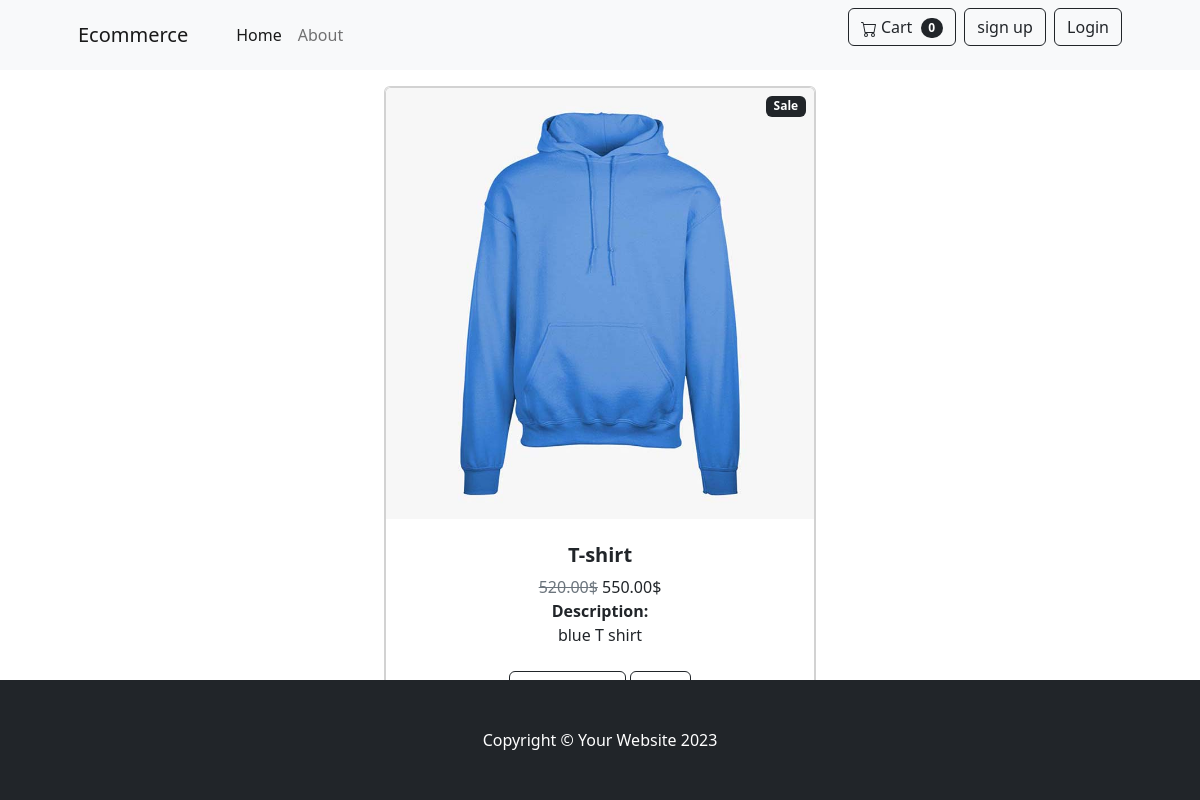
Page /review/1/ on the committed database.
### store/models.py (models this page shows, shortened)
class Product(models.Model):
    name = models.CharField(max_length=50)
    price = models.DecimalField(default=0, decimal_places=2, max_digits=6)
    category = models.ForeignKey(Category, on_delete=models.CASCADE,related_name='product')
    description = models.TextField()
    image = models.ImageField(upload_to="products")
    is_sale = models.BooleanField(default=False)
    sale_price = models.DecimalField(default=0, decimal_places=2, max_digits=6)

### store/views.py (the view)
# urls.py: path('review/<int:pk>/', views.Get_item.as_view(),name='review'),
class Get_item(DetailView):
    model = Product
    template_name = "review.html"
    context_object_name = "item"

### templates/review.html
{% extends 'base.html' %}
{% block content %}
<div class="d-flex justify-content-center mt-3">
<div class="card" style="width: 27rem;">
    <div class="card h-100">
    <img src="{{item.image.url}}" class="card-img-top" alt="..."  />
    <div class="card-body p-4">
        <div class="text-center">
            <h5 class="fw-bolder">{{item.name}}</h5>
            {% if item.is_sale %}
            <div class="badge bg-dark text-white position-absolute" style="top: 0.5rem; right: 0.5rem">Sale</div>
            <span class="text-muted text-decoration-line-through">{{item.sale_price}}$</span>
            {{item.price}}$
           {% else %} {{item.price}}$ {% endif %} <br>
           <strong> Description: </strong><br>
           {{item.description}}
    </div>
    </div>
    <div class="card-footer p-4 pt-0 border-top-0 bg-transparent">
        <div class="text-center"><a class="btn btn-outline-dark mt-auto" href="#">Add TO Cart</a>
            <a class="btn btn-outline-dark mt-auto" href="{% url 'store:home' %}">back</a></div>
    </div>
</div>
</div>
</div>
{% endblock content %}

### rows in the picture
Product: image (picture), name "T-shirt", sale_price "520.00", price "550.00", description "blue T shirt"
